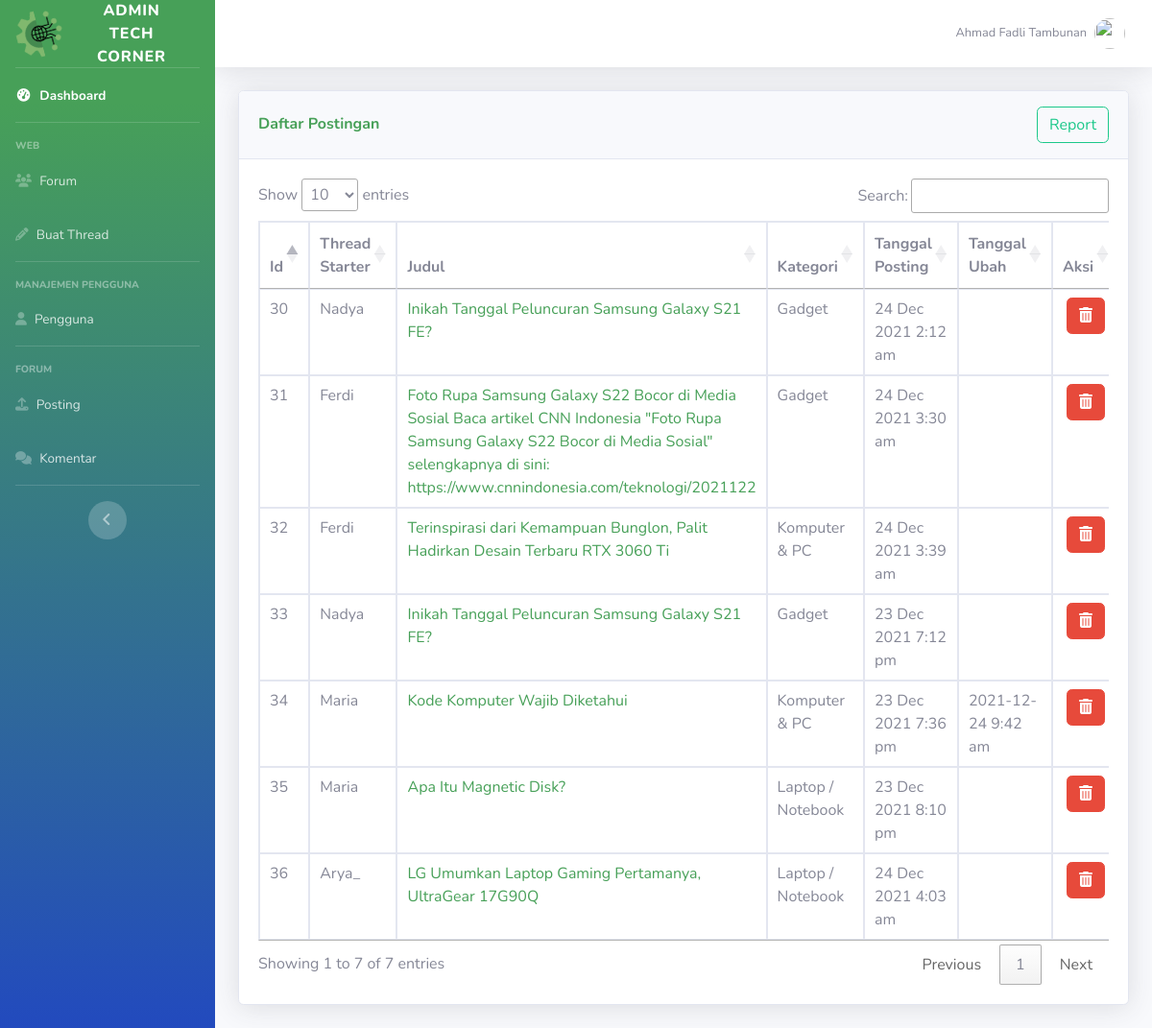
/admin/posting.php (signed in), run on an earlier commit of the app's database.
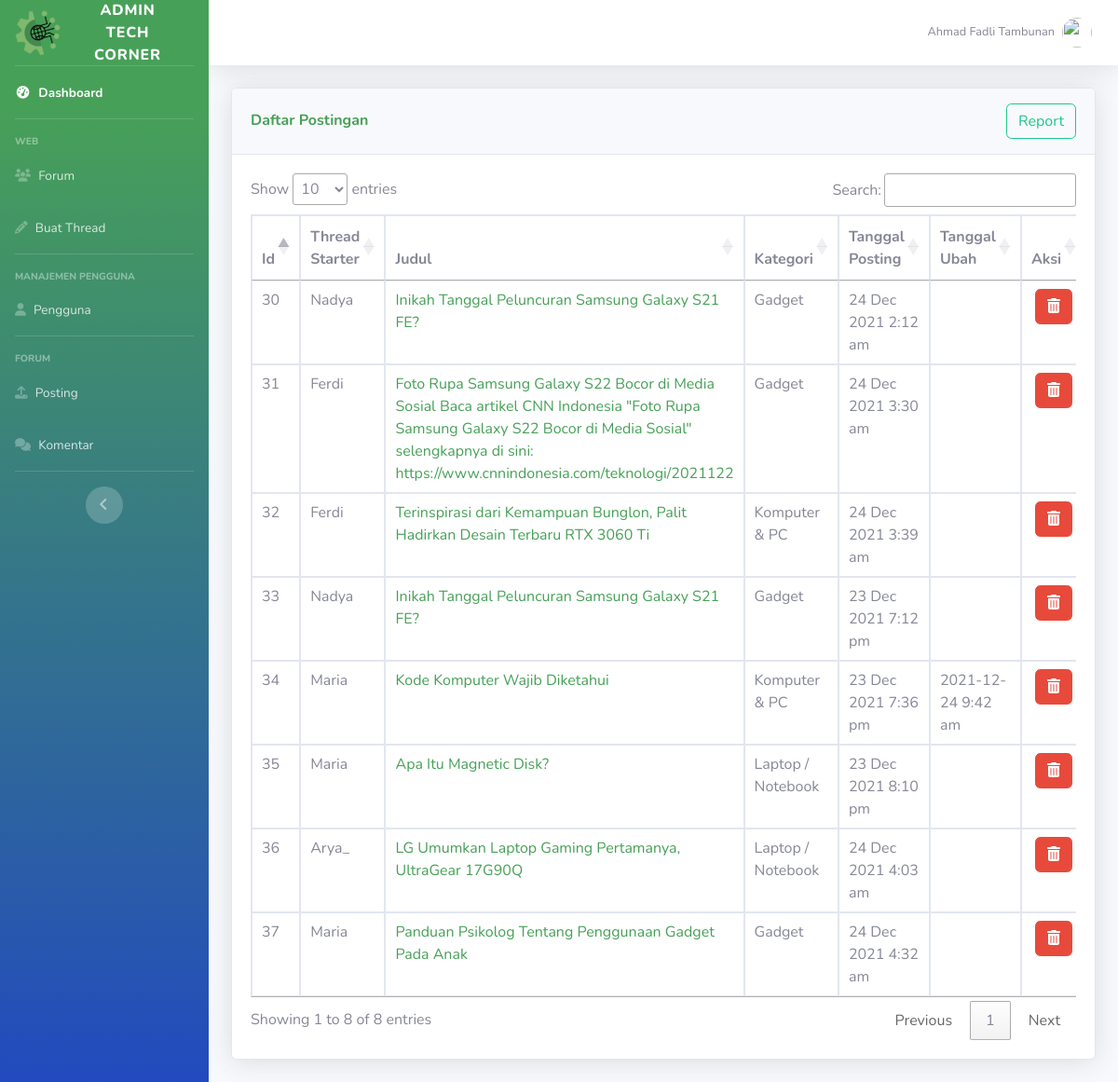
And on a later commit of the database.
### tables this page shows
CREATE TABLE `posting` (
  `id_thread` int(50) NOT NULL,
  `user_id` int(50) NOT NULL,
  `judul` varchar(200) NOT NULL,
  `konten` text NOT NULL,
  `kategori` varchar(50) NOT NULL,
  `thumb` varchar(50) NOT NULL,
  `tanggal_posting` timestamp NOT NULL DEFAULT current_timestamp(),
  `diubah` varchar(20) DEFAULT NULL
);

CREATE TABLE `users` (
  `id_user` int(11) NOT NULL,
  `username` varchar(50) NOT NULL,
  `email` varchar(100) NOT NULL,
  `password` varchar(100) NOT NULL,
  `name` varchar(100) NOT NULL,
  `foto` varchar(50) NOT NULL,
  `level` varchar(20) NOT NULL,
  `vkey` varchar(200) NOT NULL,
  `verified` enum('0','1') NOT NULL DEFAULT '0' COMMENT '0 = not verified\r\n1 = verified\r\n',
  `created_at` timestamp(6) NOT NULL DEFAULT current_timestamp(6)
);

### admin/posting.php (the view, shortened to what this page needs)
<?php
include ("layout/header.php");
include("../forum/funct/function.php");
?>
<div class="container-fluid">
    <div class="row">
        <div class="col-xl-12 col-lg-12">
            <div class="card shadow mb-4">
                <div
                    class="card-header py-3 d-flex flex-row align-items-center justify-content-between">
                    <h6 class="m-0 font-weight-bold text-primary">Daftar Postingan</h6>
                    <form method="GET" onsubmit="return confirm ('Download Pdf Daftar Posting?')" action="pdf.php?pdf=2">
                            <button type='submit' name='btnpost'class='btn btn-outline-success'>Report</button>
                            </form>
                </div>
                <div class="card-body">
                <?php
                    $query = "SELECT * FROM posting";
                    $result= mysqli_query($conn, $query);
                    ?>
                    <div class="table-responsive">
                        <table class = 'table table-bordered' id="adminTable">
                            <thead>
                                <tr>
                                    <th>Id</th>
                                    <th>Thread Starter</th>
                                    <th>Judul</th>
                                    <th>Kategori</th>
                                    <th>Tanggal Posting</th>
                                    <th>Tanggal Ubah</th>
                                    <th>Aksi</th>
                                </tr>
                            </thead>
                            <tbody>
                    <?php
                    foreach ($result as $data) {
                    ?>
                               <tr>
                                    <td><?= $data['id_thread']; ?></td>
                                    <?php
                                        $resUname = mysqli_query($conn, "SELECT username FROM users WHERE id_user = ".$data['user_id']." LIMIT 1;" );
                                        $dataUname = mysqli_fetch_assoc($resUname);
                                    ?>
                                    <td><?= $dataUname['username']; ?></t>
                                    <td><a href="../forum/view.php?thread=<?= $data['id_thread']; ?>"><?= $data['judul']; ?></a></td>
                                    <td><?= $data['kategori']; ?></td>
                                    <td><?= date('d M Y g:i a', strtotime($data['tanggal_posting'])); ?></td>
                                    <td><?= $data['diubah']; ?></td>
                                    <td >
                                        <div class="text-center">
                                        <form method="POST" onsubmit="return confirm ('Anda Yakin Mau Menghapus Data?')">
                                                <button type='submit' name='btndel' class='btn btn-danger'><i class="fa fa-trash"></i></button>
                                        </div>
                                    </td>
                                </tr>
                    <?php } ?>
                            </tbody>
                        </table>
                    </div>
            </div>
        </div>
    </div>
</div>
<?php
include ("layout/footer.php");
?>

What changed in the data, as far as the page shows it:
added posting: id_thread "37", user.username "Maria", judul "Panduan Psikolog Tentang Penggunaan Gadget Pada Anak", kategori "Gadget", tanggal_posting "24 Dec 2021 4:32 am"
Also different on the page:
text written by a page script: "Show entries Search: Showing 1 to 7 of 7 entries Previous 1 Next" → "Show entries Search: Showing 1 to 8 of 8 entries Previous 1 Next"
